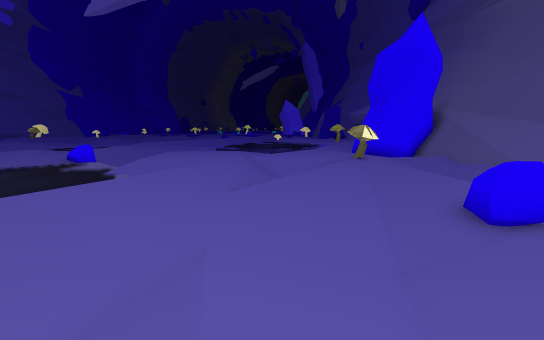
View 1 (above)

14 first-person views from a walk through a Unity game level. The camera is 1.3 m above the floor, tilts 8° down and sees 85° across. The floor is counted in squares, 1 m on a side. Each view is taken from the middle of a square. On the plan, view 1 faces up. The plan holds only what a view shows up to about 14 squares ahead; the rest is blank. The place goes on beyond the plan. The player character is not drawn.

View 2
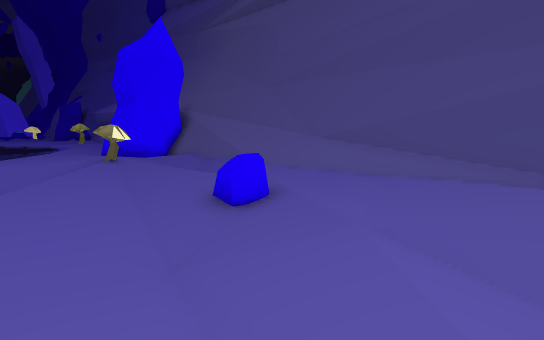

View 3
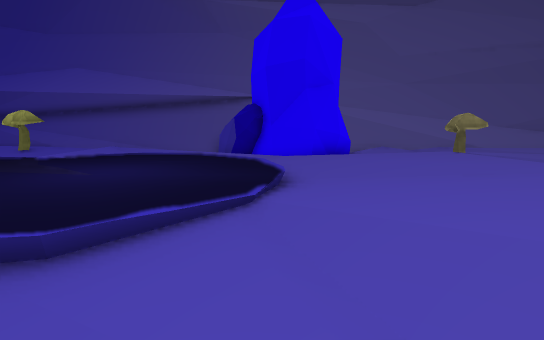

View 4
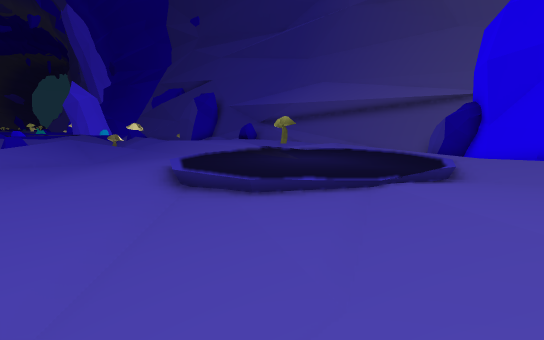

View 5
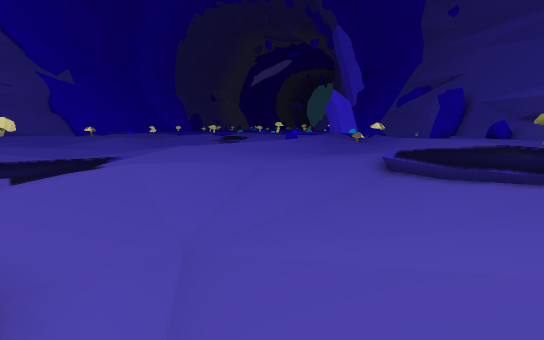

View 6
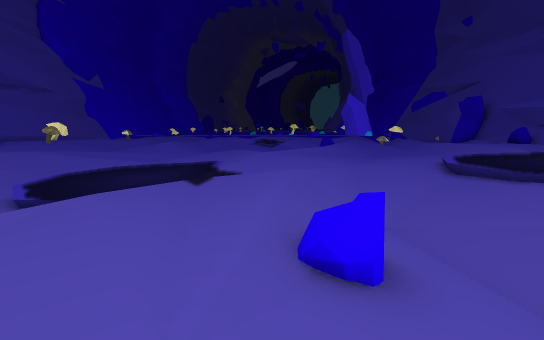

View 7
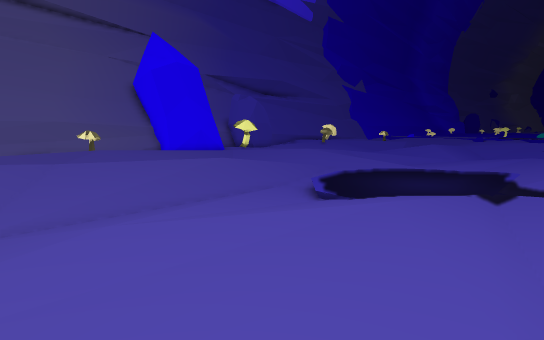

View 8
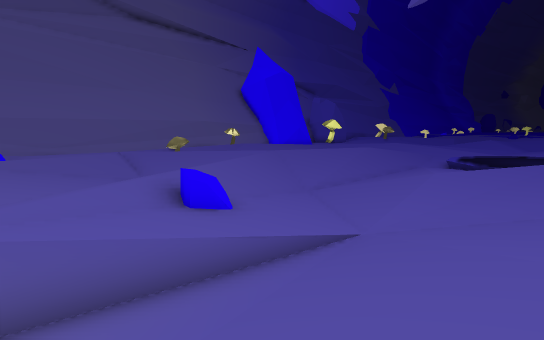

View 9
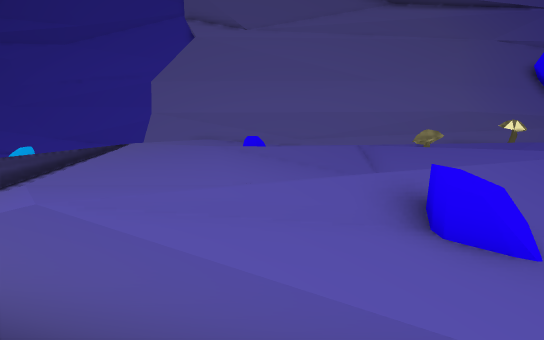

View 10
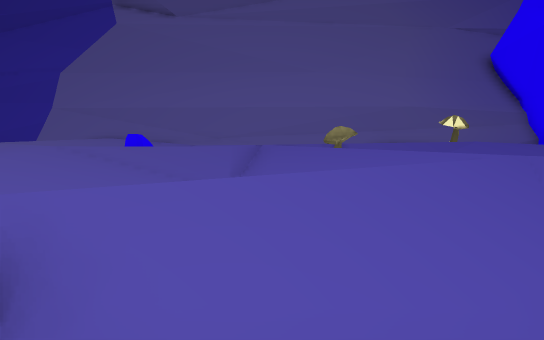

View 11
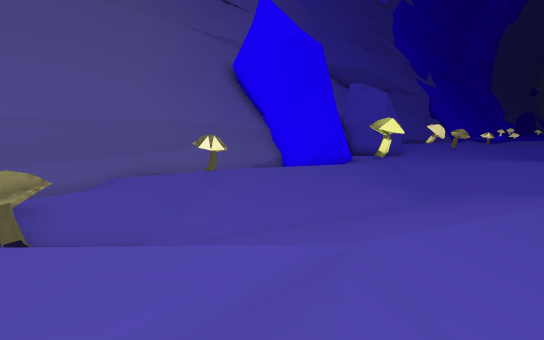

View 12
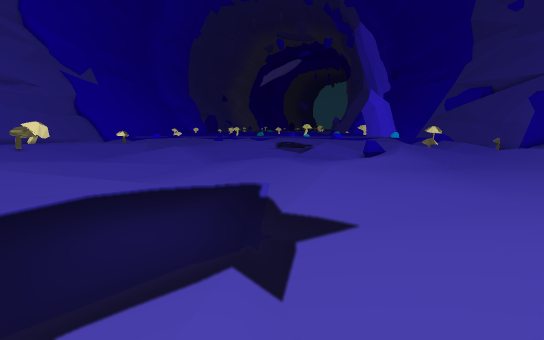

View 13
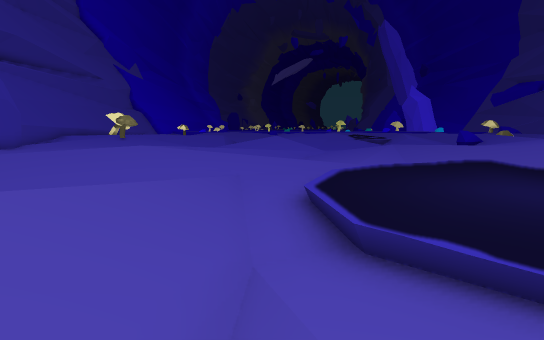

View 14
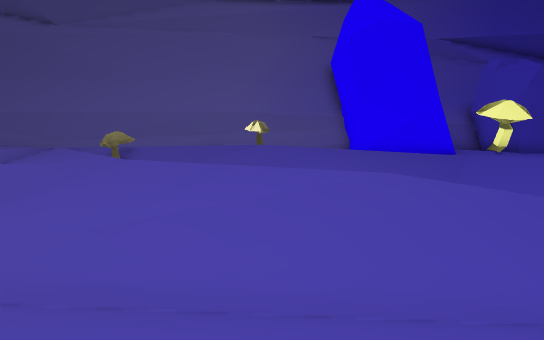

### Floor plan
Key: @ floor where view 1 was taken; # wall or solid block; x gap in a wall; . main floor; : floor 0.25 m higher than the main floor; - floor 0.25 m lower than the main floor; _ floor 0.5 m lower than the main floor; < floor 0.75 m lower than the main floor; / step, stairs or slope; = window, fence, low wall or low ledge; ^ raised ledge; v drop or lower ground.
Columns run from 31 left of view 1 to 9 right of it. Each row starts with its distance up from view 1.
 30     ..        ___--.     ://__-/       #
 29    /.-    --///__--.    ///___-/      :#
 28    #... ..-///<__--. -..//____-.     ::#
 27    #......-_/ <__---...//-__---.:   /#x#
 26  ###......-    ___--../.--_----.:   ...#
 25  #=##.......---___--.:..-------.:    ..#
 24  ####.../.---___----.:..------..//    .#
 23   # .-//--_____-----....----....://:: .#
 22   # .///____/_------....----...:::/.: /#
 21   # .//<<  -/_--==-----.---/.=^=:.:// =#
 20 ### .-/<_  ./<--=----../---//.=.:.:/  =#
 19 ##  .--__-.//<--=---..//-_--/...:.// ###
 18 ## ...-_-..//<_--/--.://__--//..../  #
 17 #= ../-_//://<__//...://_---.....// ##
 16 ###://__//://<__//:..:/__--/.....:: ##
 15 ###:/__///.//<_-//...//_/./:.....:: ##
 14 #=.:/_///:.-/__-/..../=_//::::..:::  ####
 13 #=.:/<///..-/__-......-_/ /:::::::: ..==#
 12 #= :////://_/__----...-// /:::::::::./==#
 11 #= :/ /:.://<__---- ..-.///:::////#../=/#
 10 #= .= :/- ///<__---   --.//../// /.. ///#
  9 #= ././/- ://<<___/    -.-/- :///... ///#
  8 #= ..///  .//__<_//    -.-- /://..-..///#
  7 #= .:///   :/____//     --/ :./.---...//#
  6 #  .. //_  ./=--_-.        /...--_-=..//#
  5 #...  //--/.:/-<_-.        :..--___=-..=#
  4 #. =  /..--..//<_-         ..--____/...=#
  3 #. == :......:=<  /         ----_//....=#
  2 #:/   ::.....:=              ----//....##
  1 #::/ /::...../                  -///..:##
  0 #/:/ ::....-/                  @ ////::=#
 -1 #= :::...///
 -2 #   vvvv-vv
 -3 #

Positions as (right, up) in squares from view 1, and headings:
1: (0, 0), facing up
2: (0, 0), facing up-right
3: (-6, 17), facing right
4: (-7, 15), facing up-right
5: (-7, 13), facing up
6: (-10, 11), facing up
7: (-11, 11), facing up-left
8: (-13, 3), facing up-left
9: (-15, 4), facing left
10: (-17, 8), facing left
11: (-21, 10), facing up-left
12: (-12, 16), facing up
13: (-18, 16), facing up
14: (-16, 16), facing left
